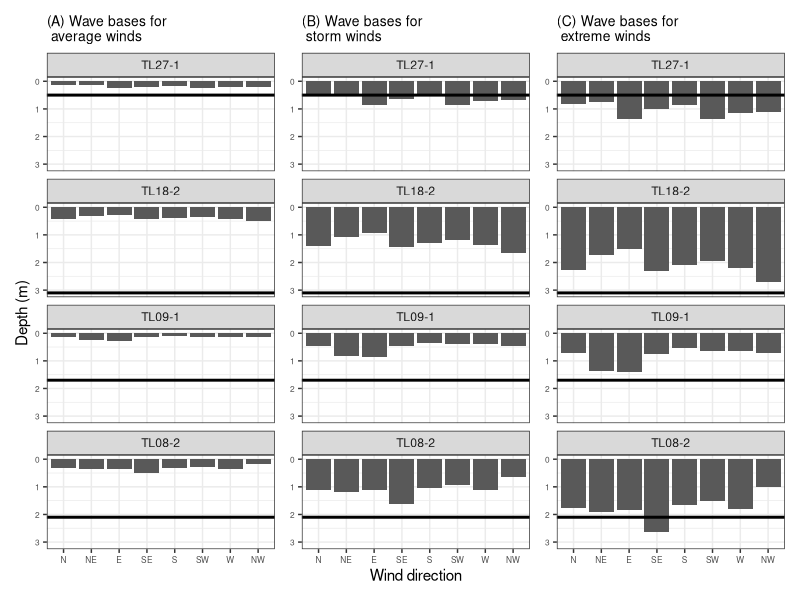
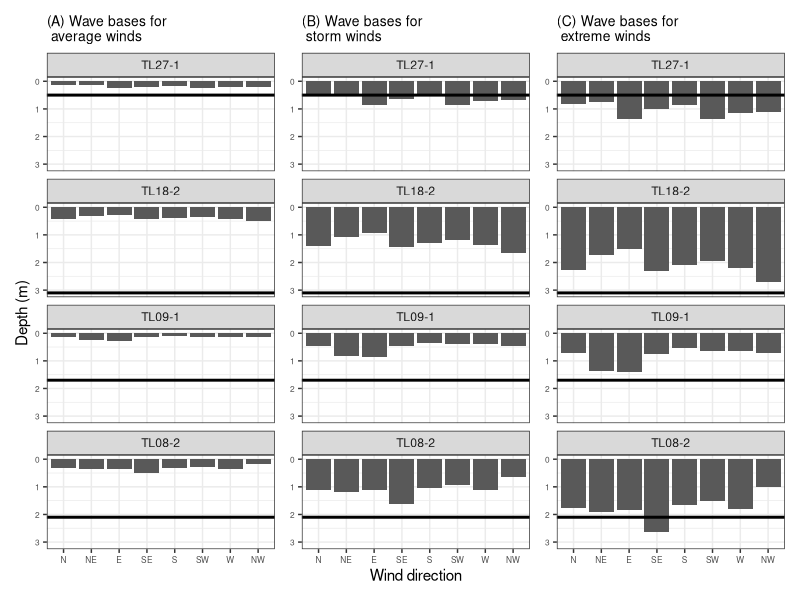

Generate these figures, in order, with R:
library(tidyverse)
library(patchwork)

wave_base_averageal <- function(F, w = 7.4, g = 9.81) {
  x <- 0.46*((g*F)/w^2)^0.28
  T <- (x*w)/g
  WB <- 0.39*T^2
  return(WB)
}

wave_base_storm <- function(F, w = 28.6, g = 9.81) {
  x <- 0.46*((g*F)/w^2)^0.28
  T <- (x*w)/g
  WB <- 0.39*T^2
  return(WB)
}

wave_base_extreme <- function(F, w = 49.6, g = 9.81) {
  x <- 0.46*((g*F)/w^2)^0.28
  T <- (x*w)/g
  WB <- 0.39*T^2
  return(WB)
}

#average refers to mean annual wind speed which approximates 7.4 m/s. Storm refers to a NOAA's threshold wind speed of storms equals to 25.9 m/s. Extreme refers to the highest wind speed historically recorded in the southern Burin, which was 47.8 m/s during the Hurricane Michael in 2000. F is a distance to the coring site.

#average---

tl27_distance2shore <- tibble(coreID = "TL27-1",
                              coring_depth = 0.5,
                              direction = c("N", "NE", "E", "SE", "S", "SW", "W", "NW"),
                              distance = c(46,39,118,68,51,118,83,80))
tl27_wb_average <- vector("double", length(tl27_distance2shore$distance))

for(i in seq_along(tl27_distance2shore$distance)) {
  tl27_wb_average[[i]] <- round(wave_base_averageal(tl27_distance2shore$distance[[i]]), digits = 2)
}

tl18_distance2shore <- tibble(coreID = "TL18-2",
                              coring_depth = 3.1,
                              direction = c("N", "NE", "E", "SE", "S", "SW", "W", "NW"),
                              distance = c(285,177,137,296,247,216,272,386))
tl18_wb_average <- vector("double", length(tl18_distance2shore$distance))

for(i in seq_along(tl18_distance2shore$distance)) {
  tl18_wb_average[[i]] <- round(wave_base_averageal(tl18_distance2shore$distance[[i]]), digits = 2)
}

tl09_distance2shore <- tibble(coreID = "TL09-1",
                              coring_depth = 1.7,
                              direction = c("N", "NE", "E", "SE", "S", "SW", "W", "NW"),
                              distance = c(37,116,123,39,23,30,29,37))
tl09_wb_average <- vector("double", length(tl09_distance2shore$distance))

for(i in seq_along(tl09_distance2shore$distance)) {
  tl09_wb_average[[i]] <- round(wave_base_averageal(tl09_distance2shore$distance[[i]]), digits = 2)
}

tl08_distance2shore <- tibble(coreID = "TL08-2",
                              coring_depth = 2.1,
                              direction = c("N", "NE", "E", "SE", "S", "SW", "W", "NW"),
                              distance = c(186,208,196,373,166,141,189,69))
tl08_wb_average <- vector("double", length(tl08_distance2shore$distance))

for(i in seq_along(tl08_distance2shore$distance)) {
  tl08_wb_average[[i]] <- round(wave_base_averageal(tl08_distance2shore$distance[[i]]), digits = 2)
}

#storm----
tl27_wb_storm <- vector("double", length(tl27_distance2shore$distance))

for(i in seq_along(tl27_distance2shore$distance)) {
  tl27_wb_storm[[i]] <- round(wave_base_storm(tl27_distance2shore$distance[[i]]), digits = 2)
}

tl18_wb_storm <- vector("double", length(tl18_distance2shore$distance))

for(i in seq_along(tl18_distance2shore$distance)) {
  tl18_wb_storm[[i]] <- round(wave_base_storm(tl18_distance2shore$distance[[i]]), digits = 2)
}

tl09_wb_storm <- vector("double", length(tl09_distance2shore$distance))

for(i in seq_along(tl09_distance2shore$distance)) {
  tl09_wb_storm[[i]] <- round(wave_base_storm(tl09_distance2shore$distance[[i]]), digits = 2)
}

tl08_wb_storm <- vector("double", length(tl08_distance2shore$distance))

for(i in seq_along(tl08_distance2shore$distance)) {
  tl08_wb_storm[[i]] <- round(wave_base_storm(tl08_distance2shore$distance[[i]]), digits = 2)
}

#extreme---
tl27_wb_extreme <- vector("double", length(tl27_distance2shore$distance))

for(i in seq_along(tl27_distance2shore$distance)) {
  tl27_wb_extreme[[i]] <- round(wave_base_extreme(tl27_distance2shore$distance[[i]]), digits = 2)
}

tl18_wb_extreme <- vector("double", length(tl18_distance2shore$distance))

for(i in seq_along(tl18_distance2shore$distance)) {
  tl18_wb_extreme[[i]] <- round(wave_base_extreme(tl18_distance2shore$distance[[i]]), digits = 2)
}

tl09_wb_extreme <- vector("double", length(tl09_distance2shore$distance))

for(i in seq_along(tl09_distance2shore$distance)) {
  tl09_wb_extreme[[i]] <- round(wave_base_extreme(tl09_distance2shore$distance[[i]]), digits = 2)
}

tl08_wb_extreme <- vector("double", length(tl08_distance2shore$distance))

for(i in seq_along(tl08_distance2shore$distance)) {
  tl08_wb_extreme[[i]] <- round(wave_base_extreme(tl08_distance2shore$distance[[i]]), digits = 2)
}

#combine records--
wb_combined <- tl27_distance2shore %>% 
  add_row(tl18_distance2shore) %>% 
  add_row(tl09_distance2shore) %>% 
  add_row(tl08_distance2shore) %>% 
  mutate(wb_average = c(tl27_wb_average,
                       tl18_wb_average,
                       tl09_wb_average,
                       tl08_wb_average),
         wb_storm = c(tl27_wb_storm,
                      tl18_wb_storm,
                      tl09_wb_storm,
                      tl08_wb_storm),
         wb_extreme = c(tl27_wb_extreme,
                      tl18_wb_extreme,
                      tl09_wb_extreme,
                      tl08_wb_extreme),
         coreID = as.factor(coreID),
         direction = as.factor(direction))

wb_combined$coreID <- factor(wb_combined$coreID, levels = c("TL27-1", "TL18-2", "TL09-1", "TL08-2"))
wb_combined$direction <- factor(wb_combined$direction, levels = c("N", "NE", "E", "SE", "S", "SW", "W", "NW"))

wb_average_plot <- ggplot(wb_combined, aes(x = direction, y = wb_average)) +
  geom_col() +
  geom_hline(aes(yintercept = coring_depth), linewidth = 1) +
  scale_y_reverse() +
  facet_wrap(.~coreID, ncol = 1) +
  theme_bw() + 
  ylab("Depth (m)") +
  ggtitle(label = "(A) Wave bases for \n average winds")

wb_storm_plot <- ggplot(wb_combined, aes(x = direction, y = wb_storm)) +
  geom_col() +
  geom_hline(aes(yintercept = coring_depth), linewidth = 1) +
  scale_y_reverse() +
  facet_wrap(.~coreID, ncol = 1) +
  theme_bw() +
  xlab("Wind direction") +
  ggtitle(label = "(B) Wave bases for \n storm winds")

wb_extreme_plot <- ggplot(wb_combined, aes(x = direction, y = wb_extreme)) +
  geom_col() +
  geom_hline(aes(yintercept = coring_depth), linewidth = 1) +
  scale_y_reverse() +
  facet_wrap(.~coreID, ncol = 1) +
  theme_bw() +
  ggtitle(label = "(C) Wave bases for \n extreme winds") 

wb_wrapped_plot <- wrap_plots(
  wb_average_plot + 
    theme(plot.title = element_text(size = 10), axis.title.x= element_blank(), axis.text = element_text(size = 6)),
  wb_storm_plot +
    theme(plot.title = element_text(size = 10), axis.title.y = element_blank(), axis.text = element_text(size = 6)),
  wb_extreme_plot + 
    theme(plot.title = element_text(size = 10), axis.title.y = element_blank(), axis.text = element_text(size = 6), axis.title.x= element_blank()),
  ncol = 3
)

ggsave(filename="figures/wind_bases.svg", 
       plot = wb_wrapped_plot, 
       device = svg, 
       width = 130, 
       height = 120, 
       units = "mm")

ggsave(filename="figures/wind_bases.pdf", 
       plot = wb_wrapped_plot, 
       device = pdf, 
       width = 145, 
       height = 120, 
       units = "mm")

wb_diff <- wb_combined %>% 
  group_by(coreID) %>% 
  summarise(wb_average_min = min(wb_average),
            wb_average_max = max(wb_average),
            wb_extreme_min = min(wb_extreme),
            wb_extreme_max = max(wb_extreme)) %>% 
  mutate(wb_average_diff = wb_average_max - wb_average_min,
         wb_extreme_diff = wb_extreme_max - wb_extreme_min)
  